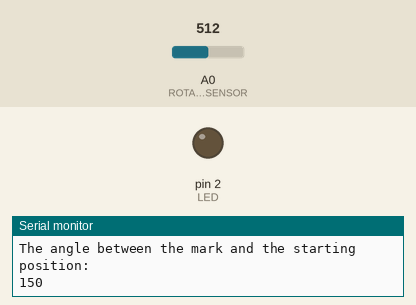
This sketch was run on a simulated Arduino Uno, built with avr-gcc and run on an emulated ATmega328P. Shown: output pins drawn as LEDs (lit = HIGH), the last lines printed to the serial monitor. Inputs (shaded band) come from the test bench; at power-on: A0 (ROTARY_ANGLE_SENSOR) = 512.

Above: at 1.3 s.
1.4 s: A0 (ROTARY_ANGLE_SENSOR) set to 527
At 2.1 s:
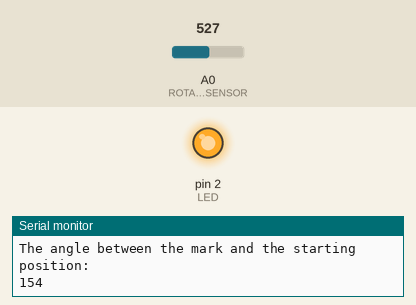
3.0 s: A0 (ROTARY_ANGLE_SENSOR) set to 511
At 3.4 s:
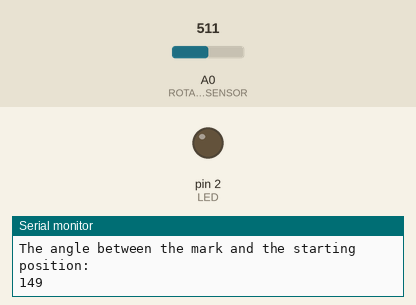
4.5 s: A0 (ROTARY_ANGLE_SENSOR) set to 716
At 5.8 s:
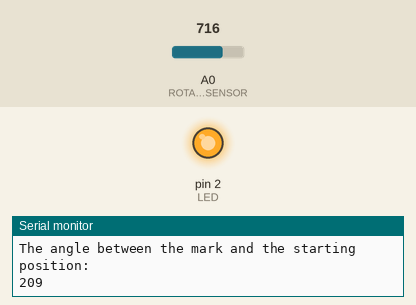
Timing chart, 0 to 7.5 s (numbered marks = the images above; inputs shaded):
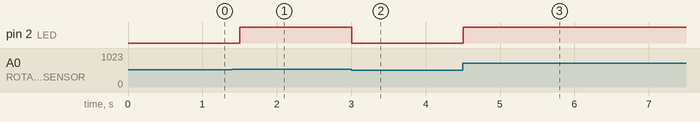

Measured:
- the behaviour switches between 514 and 515 on A0 (ROTARY_ANGLE_SENSOR) (found by bisection; images 0 and 1)
- after the input at 1.4 s, pin 2 (LED): LOW → HIGH after 0.10 s
- after the input at 3.0 s, pin 2 (LED): HIGH → LOW at once
- after the input at 4.5 s, pin 2 (LED): LOW → HIGH at once

The sketch:

LED.ino
```cpp
/******************************************************************************/
/*macro definitions of Rotary angle sensor and LED pin*/
#define ROTARY_ANGLE_SENSOR A0
#define LED 2//the Grove - LED is connected to D2 of Arduino
#define ADC_REF 5//reference voltage of ADC is 5v.If the Vcc switch on the seeeduino
         //board switches to 3V3, the ADC_REF should be 3.3
#define GROVE_VCC 5//VCC of the grove interface is normally 5v
#define FULL_ANGLE 300//full value of the rotary angle is 300 degrees
void setup()
{
  Serial.begin(9600);
  pinsInit();
}

void loop()
{
  int degrees;
  degrees = getDegree();
  Serial.println("The angle between the mark and the starting position:");
  Serial.println(degrees);

  int brightness;
  /*The degrees is 0~300, should be converted to be 0~255 to control the*/
  /*brightness of LED                           */
  brightness = map(degrees, 0, FULL_ANGLE, 0, 255);
  controlBrightness(brightness);

  delay(500);
}
void pinsInit()
{
  pinMode(ROTARY_ANGLE_SENSOR, INPUT);
  pinMode(LED,OUTPUT);
}

/*PWM control brightness            */
/*If brightness is 0,the LED is off.      */
/*The Greater the brightness, the brighter the LED.*/
/*The range of brightness is 0~255        */
void controlBrightness(int brightness)
{
  analogWrite(LED,brightness);
}
/************************************************************************/
/*Function: Get the angle between the mark and the starting position  */
/*Parameter:-void                           */
/*Return: -int,the range of degrees is 0~300              */
int getDegree()
{
  int sensor_value = analogRead(ROTARY_ANGLE_SENSOR);
  float voltage;
  voltage = (float)sensor_value*ADC_REF/1023;
  float degrees = (voltage*FULL_ANGLE)/GROVE_VCC;
  return degrees;
}
```
